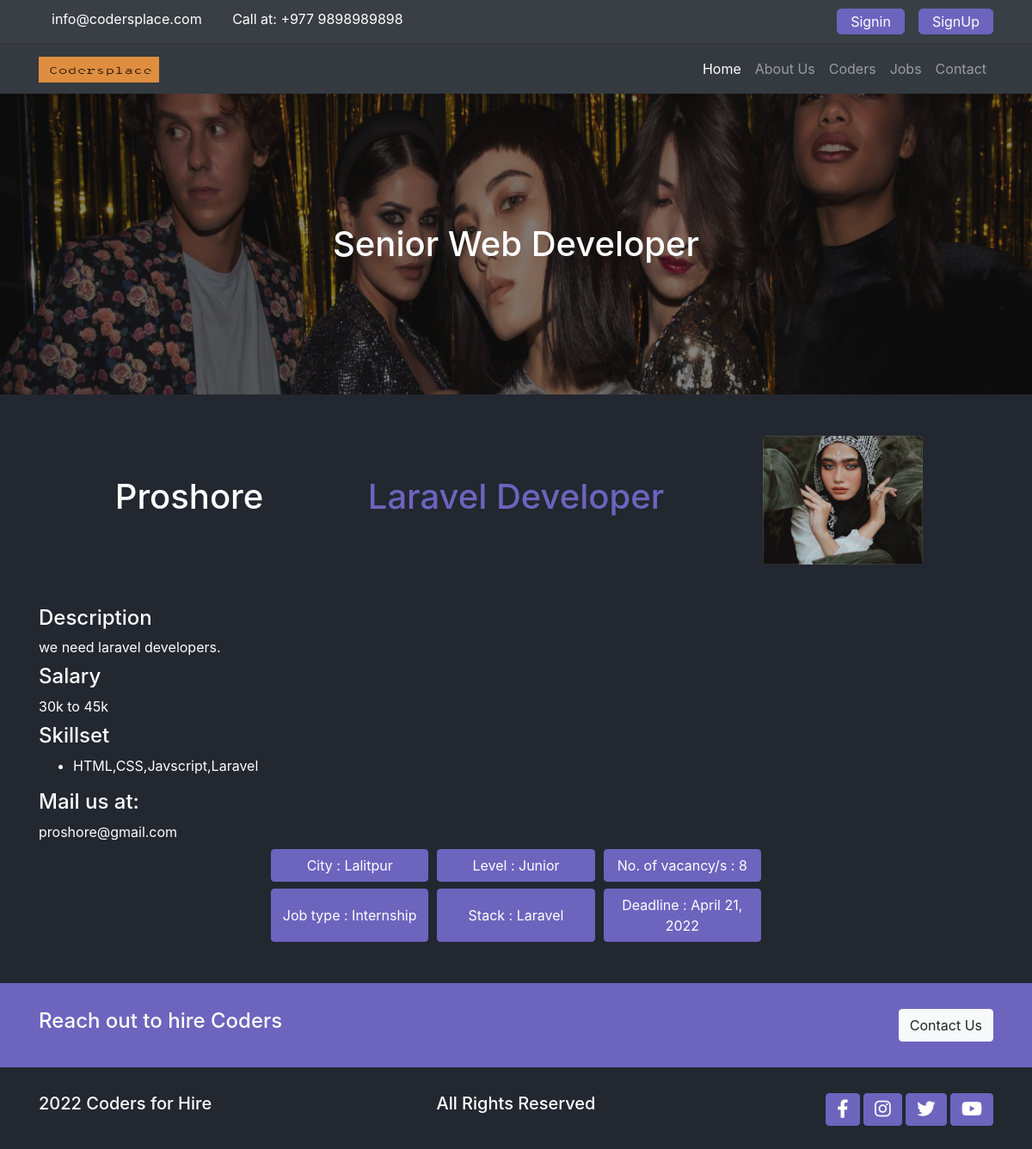
The page /jobs/6/ on the database its author committed.
### jobs/models.py (models this page shows, shortened)
class Job(models.Model):
    level_choices = (
        ('Fresher', 'Fresher'),
        ('Junior', 'Junior'),
        ('Mid-level', 'Mid-level'),
        ('Senior', 'Senior'),
    )
    job_choices = (
        ('Part-time', 'Part-time'),
        ('Full-time', 'Full-time'),
        ('Remote-work', 'Remote-work'),
        ('Internship', 'Internship'),
    )
    developer_choices = (
        ('.NET', '.NET'),
        ('React', 'React'),
        ('Nodejs', 'Nodejs'),
        ('PHP', 'PHP'),
        ('Laravel', 'Laravel'),
        ('Angular', 'Angular'),
        ('Django', 'Django'),
    )
    user = models.ForeignKey(User,on_delete=models.SET_NULL,null=True)
    title = models.CharField(max_length=255, null=True)
    company_name = models.CharField(max_length=255)
    company_email = models.EmailField()
    company_phone = models.CharField(max_length=10)
    company_location = models.CharField(max_length=255)
    photo = models.ImageField(upload_to='media/companies/')
    job_type = models.CharField(max_length=255, choices=job_choices)
    level_type = models.CharField(max_length=255, choices=level_choices)
    developer_type = models.CharField(
        max_length=255, choices=developer_choices)
    no_of_vacancies = models.PositiveIntegerField()
    deadline = models.DateField()
    skills = models.CharField(max_length=255, blank=True, null=True)
    salary = models.CharField(max_length=20)
    description = RichTextField()
    created_date = models.DateField(null=True, blank=True)

### jobs/views.py (the view)
# urls.py: path('<int:id>/', views.job_detail, name="job_detail"),
def job_detail(request, id):
    job = get_object_or_404(Job, pk=id)
    data = {
        'job': job,
    }
    return render(request, 'jobs/job_detail.html', data)

### templates/jobs/job_detail.html
{% extends 'base.html' %} {% load static %} {% block content %}
<main class="single-page-coders">
	<div class="banner">
		<img
			src="{% static './assets/images/bg-banner.png' %}"
			alt=""
			class="img-fluid w-100"
		/>
		<h1 class="text-center">{{job.title}}</h1>
	</div>
	<section class="head container mt-5 mb-5">
		<div class="row">
			<div class="col-md-4 d-flex justify-content-center align-items-center">
				<h1 class="text-center">{{job.company_name}}</h1>
			</div>
			<div class="col-md-4 d-flex justify-content-center align-items-center">
				<h1 class="text-accent text-center">
					{{job.developer_type}} Developer
				</h1>
			</div>
			<div class="col-md-4 d-flex justify-content-center align-items-center">
				<img src="{{job.photo.url}}" class="img-fluid" alt="team-member" />
			</div>
		</div>
	</section>
	<section class="descritpion container">
		<h4>Description</h4>
		<p class="mt-2 mb-2">{{job.description | safe }}</p>
	</section>
	<section class="descritpion container">
		<h4>Salary</h4>
		<p class="mt-2 mb-2">{{job.salary | safe }}</p>
	</section>
	<section class="descritpion container">
		<h4>Skillset</h4>
		<ul>
			<li>{{job.skills}}</li>
		</ul>
	</section>
	<section class="descritpion container">
		<h4>Mail us at:</h4>
		<p class="mb-2">{{job.company_email | safe }}</p>
	</section>
	<section class="container w-50">
		<div class="person-description mt-2">
			<button class="btn btn-accent">City : {{job.company_location}}</button>
			<button class="btn btn-accent">Level : {{job.level_type}}</button>
			<button class="btn btn-accent">
				No. of vacancy/s : {{job.no_of_vacancies}}
			</button>
		</div>
		<div class="person-description mt-2">
			<button class="btn btn-accent">Job type : {{job.job_type}}</button>
			<button class="btn btn-accent">Stack : {{job.developer_type}}</button>
			<button class="btn btn-accent">Deadline : {{job.deadline}}</button>
		</div>
	</section>
</main>
{% endblock %}

### codersplace/static/css/base.css (style rules this page uses)
:root { --primary: #232730; --secondary: #3a3e45; --white: #888787; --accent: #6d64be; }
body { background-color: var(--primary); color: #fff; }
.btn-accent { background-color: var(--accent); color: #fff; border-color: var(--accent); outline: none; }
main { overflow: hidden; }

### codersplace/static/css/utils.css (style rules this page uses)
.text-accent { color: var(--accent); }
.banner { position: relative; }
.banner img { height: 350px; width: 100%; }
.banner h1 { position: absolute; top: 50%; left: 50%; transform: translate(-50%, -50%); }
.person-description { display: grid; grid-template-columns: 1fr 1fr 1fr; column-gap: 10px; }

### codersplace/static/css/style.css (style rules this page uses)
.single-page-coders .head img { height: 150px; border-radius: 5px; }

### rows shown on the page
Job: title "Senior Web Developer", company_name "Proshore", developer_type "Laravel", photo (picture), description "we need laravel developers.", salary "30k to 45k", skills "HTML,CSS,Javscript,Laravel", company_email "proshore@gmail.com", company_location "Lalitpur", level_type "Junior", no_of_vacancies "8", job_type "Internship", deadline "April 21, 2022"
